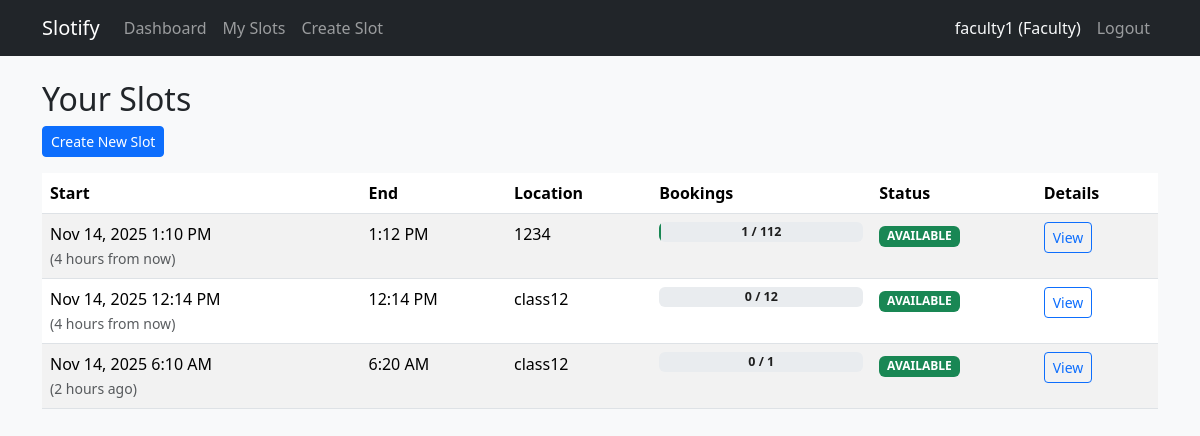
Page /scheduling/faculty/slots/ (signed in) on the committed database.
### accounts/models.py (models this page shows, shortened)
class User(AbstractUser):
    class Role(models.TextChoices):
        STUDENT = "STUDENT", "Student"
        FACULTY = "FACULTY", "Faculty"
        ADMIN = "ADMIN", "Admin"
    role = models.CharField(
        max_length=20,
        choices=Role.choices,
        default=Role.STUDENT,
    )
    department = models.CharField(max_length=100, blank=True)
    def is_student(self) -> bool:
        return self.role == self.Role.STUDENT
    def is_faculty(self) -> bool:
        return self.role == self.Role.FACULTY

### scheduling/models.py (models this page shows, shortened)
class Slot(models.Model):
    class Status(models.TextChoices):
        AVAILABLE = "AVAILABLE", "Available"
        BLOCKED = "BLOCKED", "Blocked"
        CANCELLED = "CANCELLED", "Cancelled"
        PAST = "PAST", "Past"
    faculty = models.ForeignKey(
        User,
        on_delete=models.CASCADE,
        related_name="slots",
    )
    start_time = models.DateTimeField()
    end_time = models.DateTimeField()
    location = models.CharField(max_length=255)
    max_students = models.PositiveIntegerField(default=1)
    status = models.CharField(
        max_length=20,
        choices=Status.choices,
        default=Status.AVAILABLE,
    )
    created_at = models.DateTimeField(auto_now_add=True)
    updated_at = models.DateTimeField(auto_now=True)
    @property
    def booked_count(self) -> int:
        return self.bookings.filter(status=Booking.Status.BOOKED).count()

### scheduling/views.py (the view)
# urls.py: path("faculty/slots/", views.faculty_slots_list, name="faculty_slots_list"),
@login_required
def faculty_slots_list(request):
    if not request.user.is_faculty():
        return HttpResponseForbidden("Not faculty")
    slots = Slot.objects.filter(faculty=request.user).order_by("-start_time")
    return render(request, "scheduling/faculty_slots_list.html", {"slots": slots})

### templates/scheduling/faculty_slots_list.html (shortened to what this page needs)
{% extends "base.html" %}
{% load humanize %}
{% block content %}
<h2>Your Slots</h2>
<p><a href="{% url 'faculty_slot_create' %}" class="btn btn-sm btn-primary">Create New Slot</a></p>
<table class="table table-striped">
  <thead>
    <tr>
      <th>Start</th><th>End</th><th>Location</th><th>Bookings</th><th>Status</th><th>Details</th>
    </tr>
  </thead>
  <tbody>
  {% for slot in slots %}
    <tr>
      <td>{{ slot.start_time|date:"M d, Y g:i A" }} <br><small class="text-muted">({{ slot.start_time|naturaltime }})</small></td>
      <td>{{ slot.end_time|date:"g:i A" }}</td>
      <td>{{ slot.location }}</td>
      <td style="width:220px;">
        {% if slot.max_students > 0 %}
          {% with booked=slot.booked_count %}
            {% widthratio booked slot.max_students 100 as capacity_pct %}
            <div class="slot-capacity-wrapper">
              <div class="progress">
                {% if capacity_pct >= 100 %}
                  <div class="progress-bar slot-capacity-bar bg-danger" style="--capacity: {{ capacity_pct }}%;"></div>
                {% elif capacity_pct >= 70 %}
                  <div class="progress-bar slot-capacity-bar bg-warning text-dark" style="--capacity: {{ capacity_pct }}%;"></div>
                {% else %}
                  <div class="progress-bar slot-capacity-bar bg-success" style="--capacity: {{ capacity_pct }}%;"></div>
                {% endif %}
              </div>
              <div class="slot-capacity-label position-absolute top-0 start-0 w-100 h-100 d-flex align-items-center justify-content-center">
              </div>
            </div>
          {% endwith %}
        {% else %}
          <span class="text-muted">No capacity set</span>
        {% endif %}
      </td>
      <td>
        {% if slot.status == 'AVAILABLE' %}
          <span class="badge bg-success">{{ slot.status }}</span>
        {% elif slot.status == 'BLOCKED' %}
          <span class="badge bg-warning">{{ slot.status }}</span>
        {% elif slot.status == 'CANCELLED' %}
          <span class="badge bg-danger">{{ slot.status }}</span>
        {% elif slot.status == 'PAST' %}
          <span class="badge bg-secondary">{{ slot.status }}</span>
        {% else %}
          <span class="badge bg-info">{{ slot.status }}</span>
        {% endif %}
      </td>
      <td><a href="{% url 'faculty_slot_detail' slot.id %}" class="btn btn-sm btn-outline-primary">View</a></td>
    </tr>
  {% empty %}
    <tr><td colspan="5" class="text-center text-muted">No slots created yet. Click "Create New Slot" to get started!</td></tr>
  {% endfor %}
  </tbody>
</table>
{% endblock %}

### templetes/base.html (shortened to what this page needs)
<!DOCTYPE html>
<html>
  <head>
    <link rel="stylesheet" href="https://cdn.jsdelivr.net/npm/bootstrap@5.3.2/dist/css/bootstrap.min.css" />
  </head>
  <body class="bg-light">
    <nav class="navbar navbar-expand-lg navbar-dark bg-dark mb-4">
      <div class="container">
        <a class="navbar-brand" href="/">Slotify</a>
        <div class="collapse navbar-collapse" id="navbarNav">
          <ul class="navbar-nav me-auto">
            {% if user.is_authenticated %}
              {% if user.is_student %}
                <li class="nav-item"><a class="nav-link" href="{% url 'student_dashboard' %}">Dashboard</a></li>
                <li class="nav-item"><a class="nav-link" href="{% url 'faculty_list' %}">Browse Faculty</a></li>
                <li class="nav-item"><a class="nav-link" href="{% url 'student_bookings_list' %}">My Bookings</a></li>
              {% elif user.is_faculty %}
                <li class="nav-item"><a class="nav-link" href="{% url 'faculty_dashboard' %}">Dashboard</a></li>
                <li class="nav-item"><a class="nav-link" href="{% url 'faculty_slots_list' %}">My Slots</a></li>
                <li class="nav-item"><a class="nav-link" href="{% url 'faculty_slot_create' %}">Create Slot</a></li>
              {% endif %}
            {% endif %}
          </ul>
          <ul class="navbar-nav ms-auto">
            {% if user.is_authenticated %}
              <li class="nav-item"><span class="nav-link text-light">{{ user.username }} ({{ user.get_role_display }})</span></li>
              <li class="nav-item"><a class="nav-link" href="{% url 'logout' %}">Logout</a></li>
            {% else %}
              <li class="nav-item"><a class="nav-link" href="{% url 'login' %}">Login</a></li>
            {% endif %}
          </ul>
        </div>
      </div>
    </nav>
    <main class="container">
      {% block content %}{% endblock %}
    </main>
  </body>
</html>

### templetes/base.html (style rules this page uses)
.slot-capacity-wrapper { position: relative; height: 20px; }
.slot-capacity-wrapper .progress { height: 100%; }
.slot-capacity-bar { width: var(--capacity, 0%); transition: width 0.3s ease; }
.slot-capacity-label { pointer-events: none; font-size: 0.78rem; font-weight: 600; color: #1f1f1f; }

### rows in the picture
User: username "faculty1", role "Faculty"
Slot: start_time "Nov 14, 2025 1:10 PM", start_time "4 hours from now", end_time "1:12 PM", location "1234", {{ capacity_pct }} 1 (drawn), status "AVAILABLE"
Slot: start_time "Nov 14, 2025 12:14 PM", start_time "4 hours from now", end_time "12:14 PM", location "class12", status "AVAILABLE"
Slot: start_time "Nov 14, 2025 6:10 AM", start_time "2 hours ago", end_time "6:20 AM", location "class12", status "AVAILABLE"
